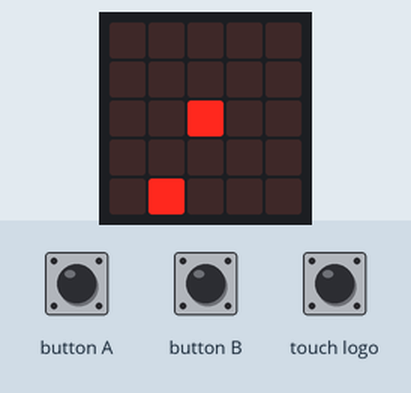
A program run on a simulated BBC micro:bit (MakeCode). Shown: the board's 5×5 LED display. Inputs (shaded band) come from the test bench. Random numbers come from a fixed seed.

Above: at 1.2 s.
1.3 s: button A pressed for 0.15 s
At 2.6 s:
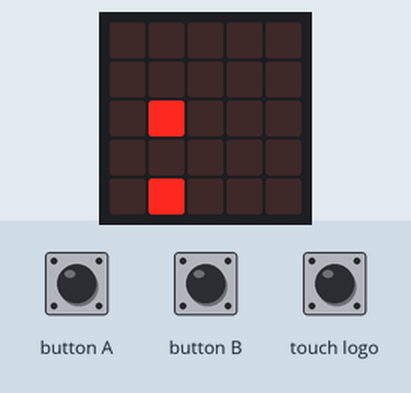
2.9 s: button A pressed for 0.15 s
At 3.8 s:
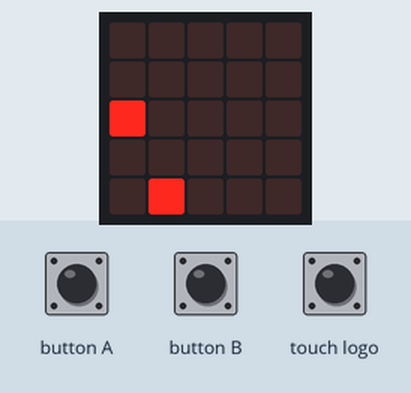
4.5 s: button A pressed for 0.15 s
At 5.6 s:
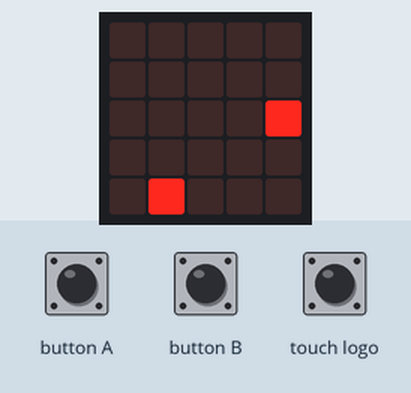
6.1 s: button B pressed for 0.15 s
At 6.9 s:
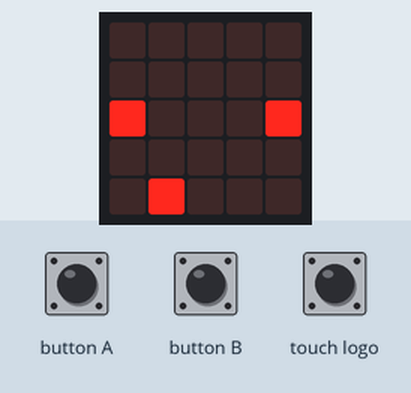
7.7 s: button A pressed 5 times (0.12 s each, 0.3 s apart)
At 8.27 s:
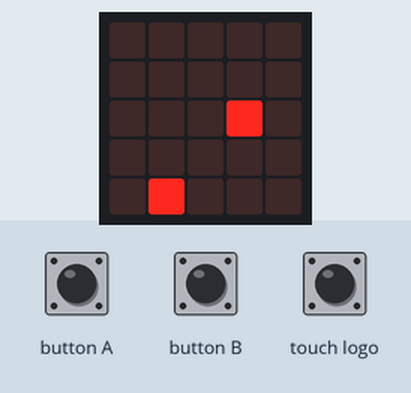
Timing chart, 0 to 10.7 s (numbered marks = the images above; inputs shaded):
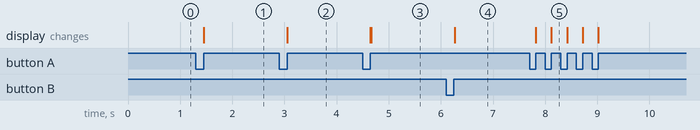

The program:

main.ts
```typescript
input.onButtonPressed(Button.A, function () {
    led.unplot(X, Y)
    if (smer == 0) {
        X += -1
    } else {
        Y += -1
    }
    led.plot(X, Y)
})
input.onLogoEvent(TouchButtonEvent.Touched, function () {
    if (smer == 0) {
        smer = 1
    } else {
        smer = 0
    }
})
input.onButtonPressed(Button.B, function () {
    if (smer == 0) {
        X += 1
    } else {
        Y += 1
    }
    led.plot(X, Y)
    led.unplot(X, Y)
})
let smer = 0
let Y = 0
let X = 0
let jas = 500
X = 2
Y = 2
smer = 0
let XX = randint(0, 4)
let YY = randint(0, 4)
led.plot(X, Y)
led.plotBrightness(XX, YY + 0, jas)
basic.forever(function () {
    if (X > 4) {
        led.unplot(X, Y)
        X = 0
        led.plot(X, Y)
    }
    if (X < 0) {
        led.unplot(X, Y)
        X = 4
        led.plot(X, Y)
    }
    if (Y > 4) {
        led.unplot(X, Y)
        Y = 0
        led.plot(X, Y)
    }
    if (Y < 0) {
        led.unplot(X, Y)
        Y = 4
        led.plot(X, Y)
    }
    if (XX == X && YY == Y) {
        basic.clearScreen()
        XX = randint(0, 4)
        YY = randint(0, 4)
        led.plotBrightness(XX, YY + 0, jas)
        music.play(music.createSoundExpression(WaveShape.Sine, 5000, 0, 255, 0, 500, SoundExpressionEffect.None, InterpolationCurve.Linear), music.PlaybackMode.UntilDone)
        X = randint(0, 4)
        Y = randint(0, 4)
        smer = 0
        led.plot(X, Y)
    }
})
```

test.ts
```typescript
// Tady jsou testy. Při použití tohoto balíčku jako rozšíření nebude zkompilováno.
```

Measured:
- after the input at 1.3 s, the display: changes after 0.15 s (image 1)
- after the input at 2.9 s, the display: changes after 0.15 s (image 2)
- after the input at 4.5 s, the display: first changes after 0.15 s (image 3 shows a later state)
- after the input at 6.1 s, the display: changes after 0.17 s (image 4)
- after the input at 7.7 s, the display: first changes after 0.12 s (image 5 shows a later state)
